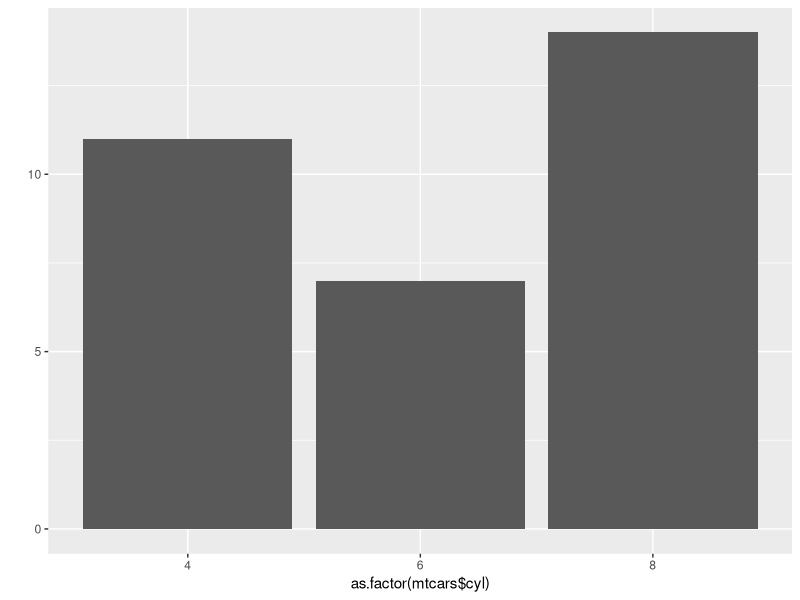
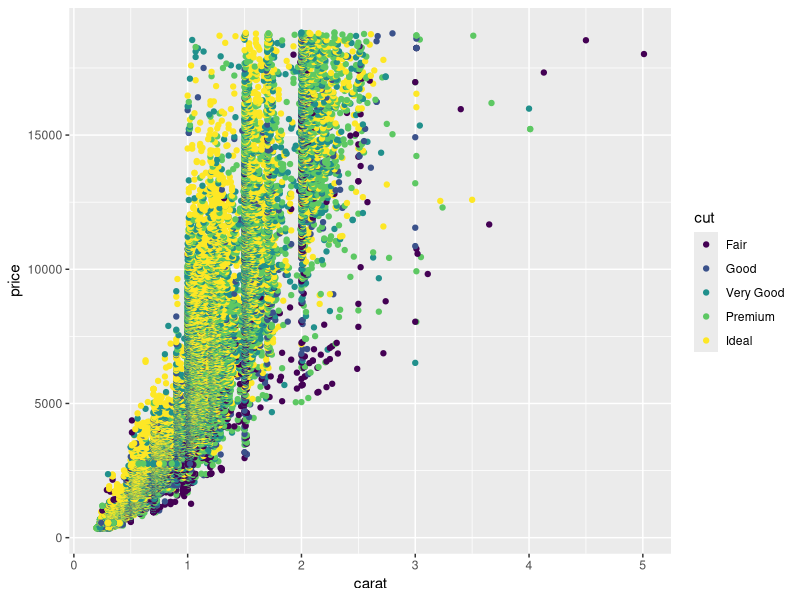
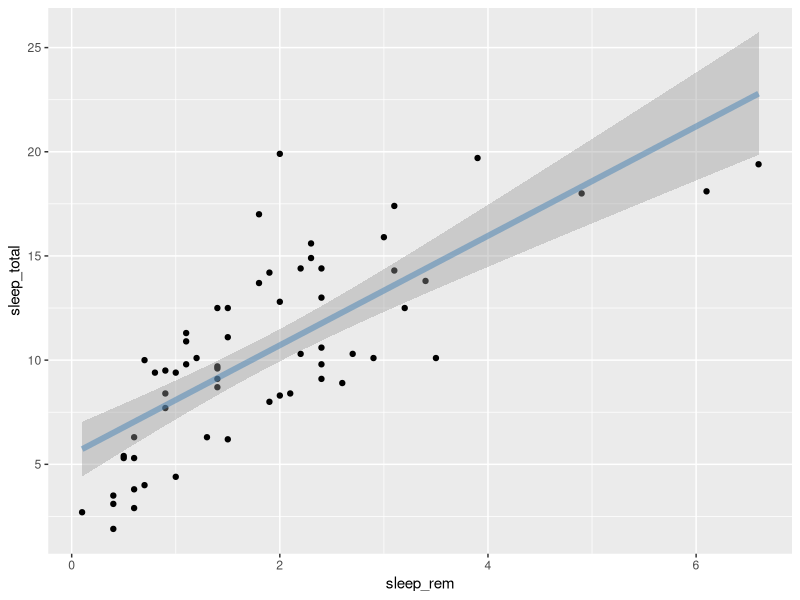
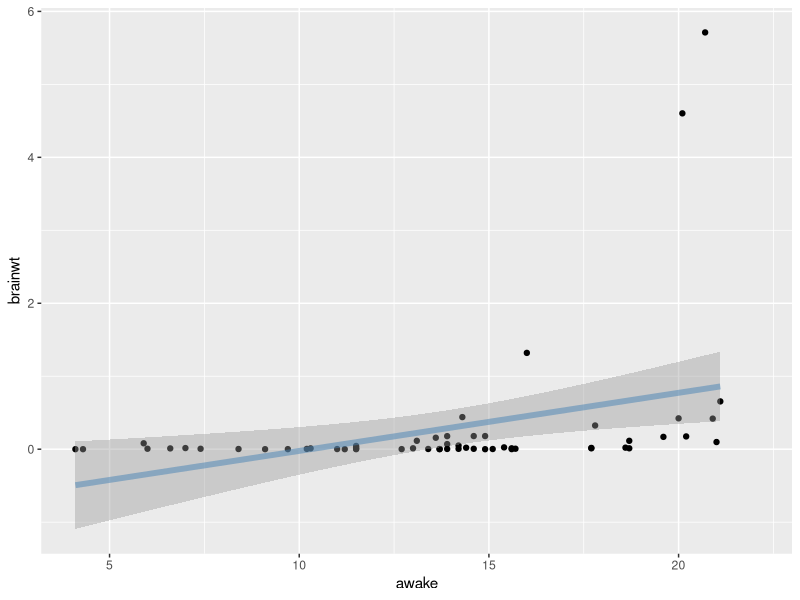
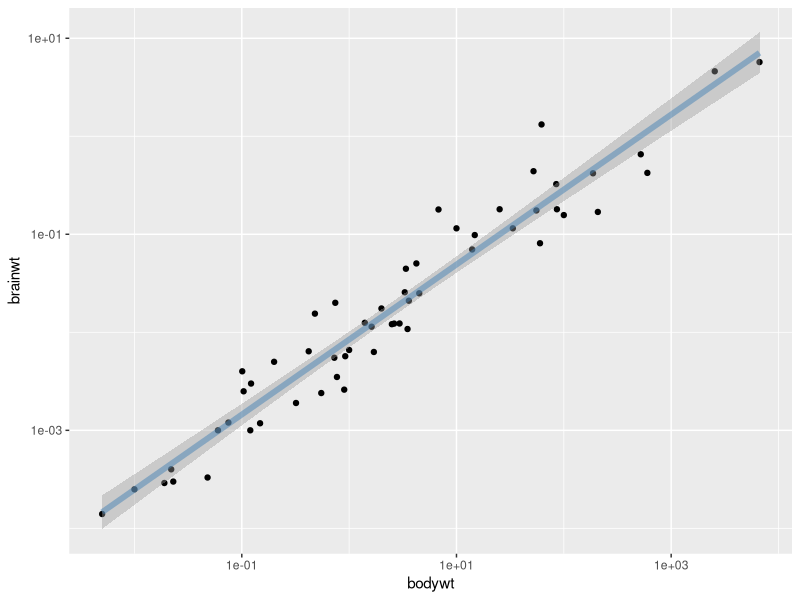
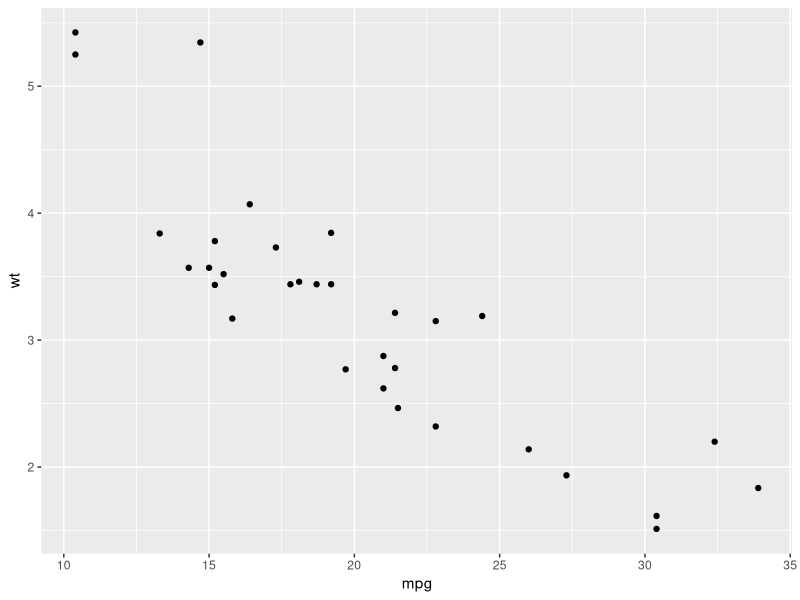
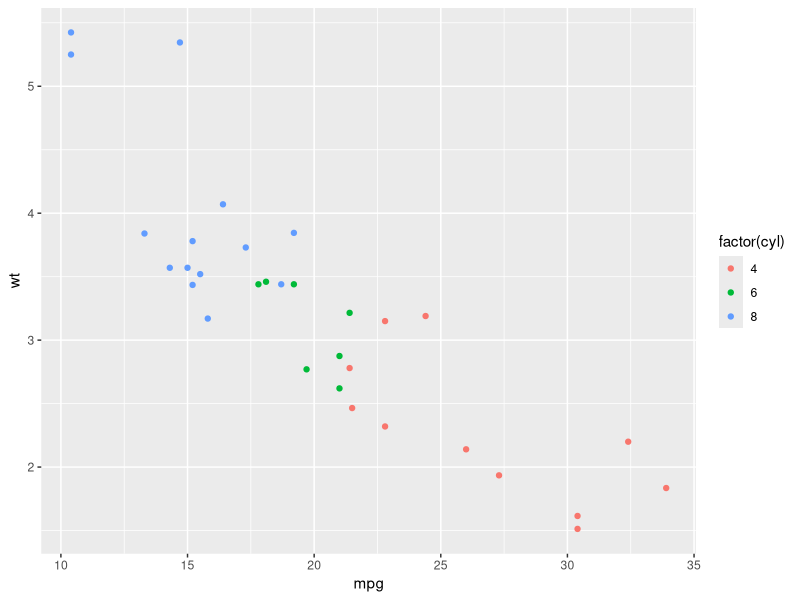
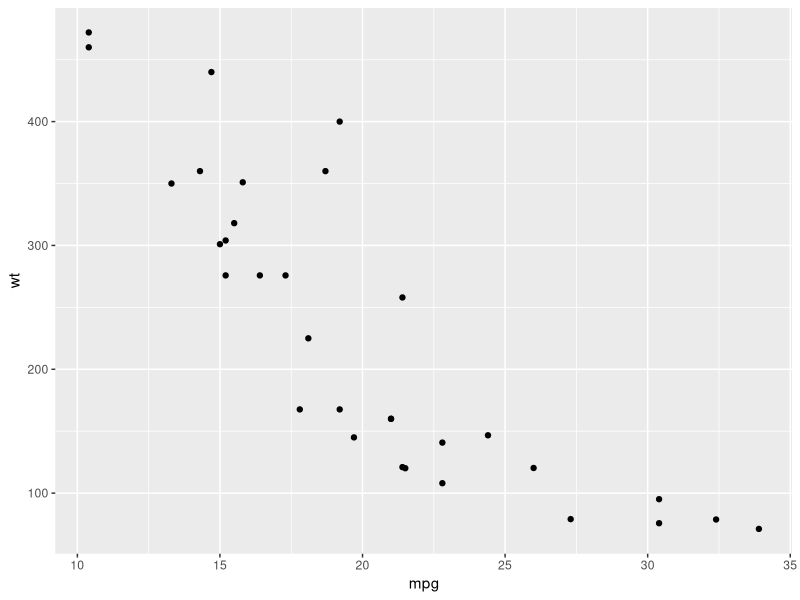

Write R code to recreate these figures, in order.
# Reset R session
rm(list=ls())
cat("\014")

library(ggplot2)
qplot(as.factor(mtcars$cyl))

myPlot <- ggplot(diamonds, aes(carat, price, colour = cut))
(myPlot <- myPlot + geom_point())
summary(myPlot)

myBestFitLine <- geom_smooth(method = "lm", se = T,
                             colour = alpha("steelblue", 0.5), size = 2)
qplot(sleep_rem, sleep_total, data = msleep) + myBestFitLine
qplot(awake, brainwt, data = msleep) + myBestFitLine
qplot(bodywt, brainwt, data = msleep, log= "xy") + myBestFitLine

myPlot <- ggplot(mtcars, aes(x = mpg, y = wt))
myPlot + geom_point()
myPlot + geom_point(aes(colour = factor(cyl)))
myPlot + geom_point(aes(y = disp)) #the y-axis label of the plot does not change! Possible mistakes

my_ggplotObj_01 <- ggplot(diamonds, aes(carat))
summary(my_ggplotObj_01)
my_ggplotObj_01 + geom_histogram()
my_ggplotObj_01 + geom_histogram(aes(y = ..density..))

